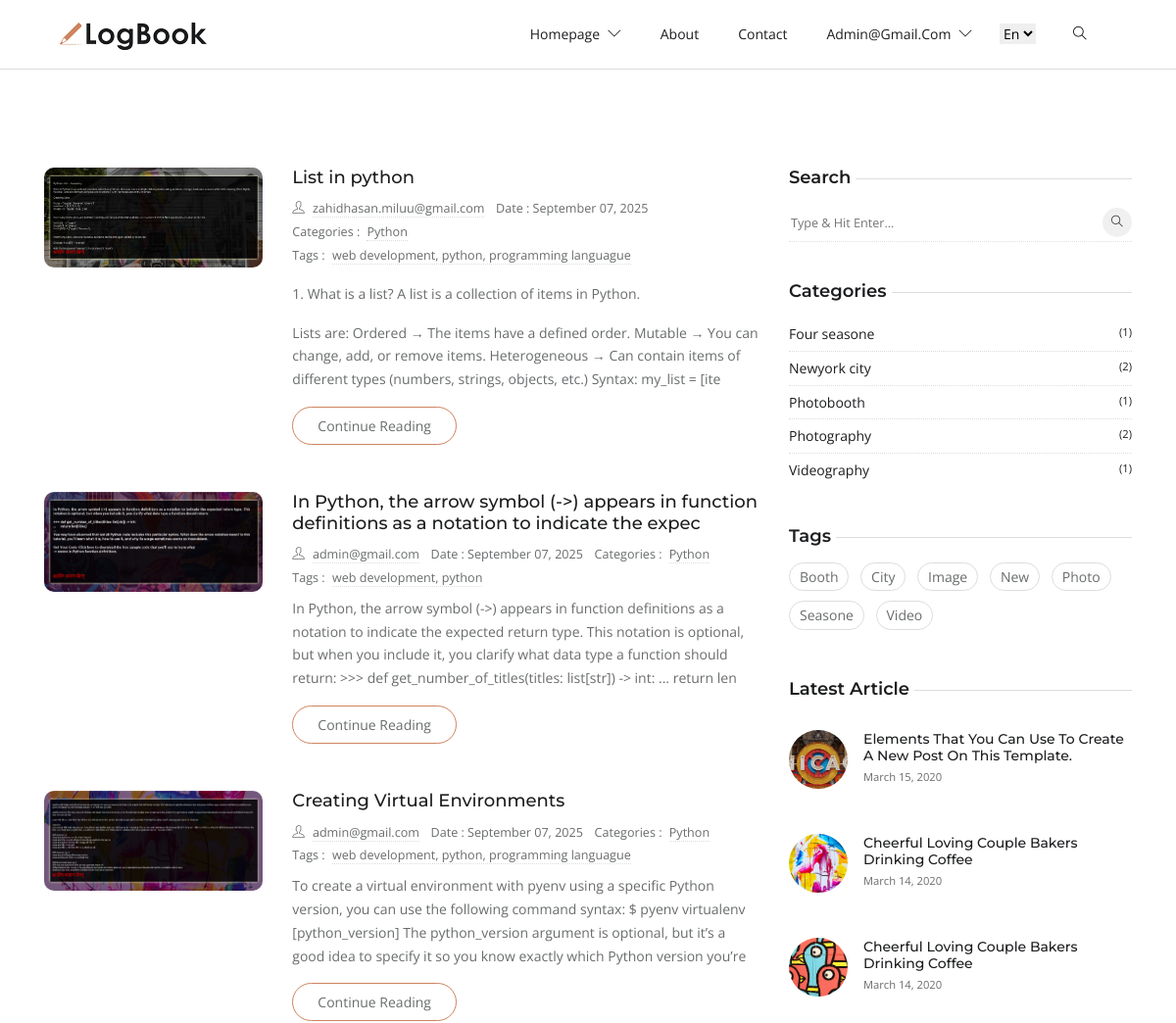
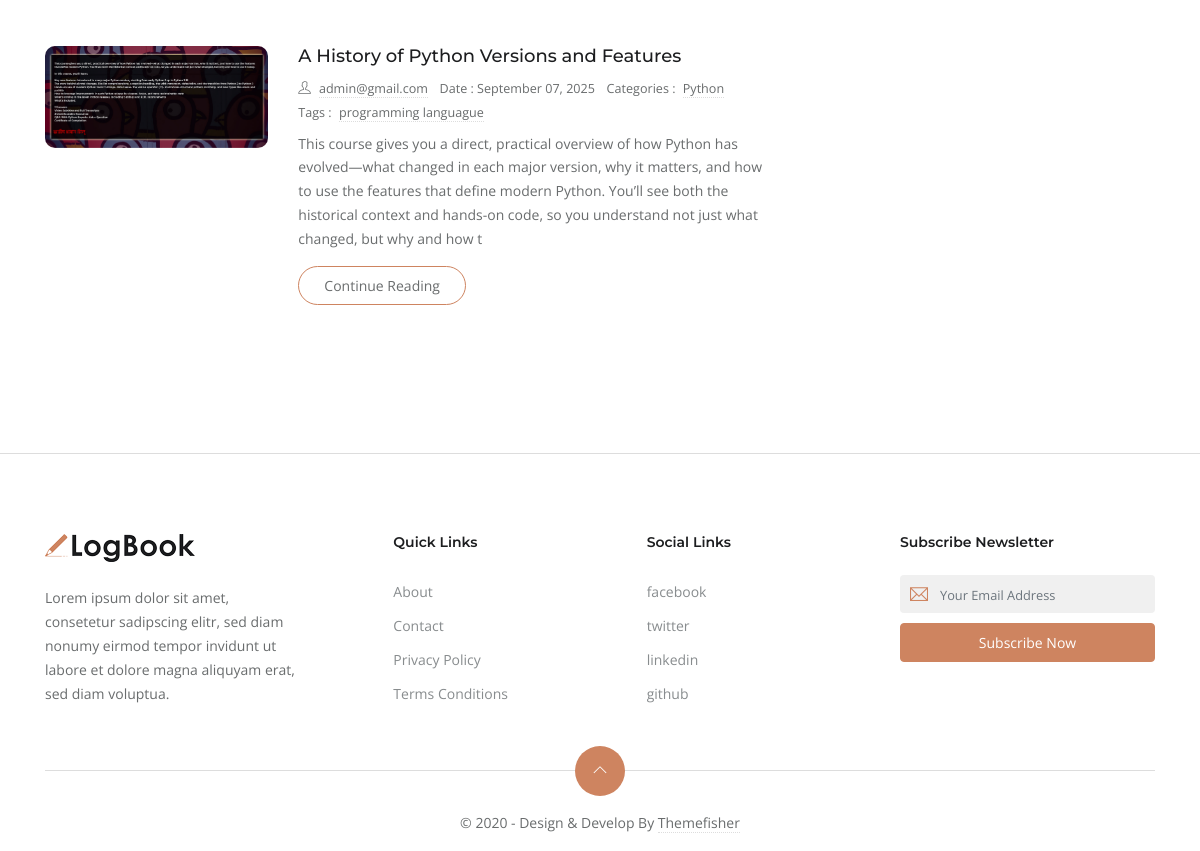
The app's page / (signed in) with its own data (2 pictures, top to bottom).
### app_account/models/managers.py (models this page shows, shortened)
class CustomUser(AbstractUser):
    username = None
    email = models.EmailField(_('email address'), unique=True)
    first_name = models.CharField(_('first name'), max_length=30, blank=True)
    last_name = models.CharField(_('last name'), max_length=30, blank=True)
    is_verified = models.BooleanField(_('is verified'), default=False)
    date_joined = models.DateTimeField(_('date joined'), default=timezone.now)
    created_at = models.DateTimeField(auto_now_add=True)
    updated_at = models.DateTimeField(auto_now=True)
    objects = CustomUserManager()
    USERNAME_FIELD = 'email'
    REQUIRED_FIELDS = []
    class Meta:
        verbose_name = "User"
        verbose_name_plural = "Users"

### app_home/models.py (models this page shows, shortened)
class BlogImage(models.Model):
    blog = models.ForeignKey(Blog, related_name='blog_images', on_delete=models.CASCADE)
    image = models.ImageField(upload_to='blog_images/')

class Blog(models.Model):
    author = models.ForeignKey(
        settings.AUTH_USER_MODEL,  # <-- এখানে fix
        related_name='user_blogs',
        on_delete=models.CASCADE
    )
    title = models.CharField(max_length=100, unique=True)
    slug = models.SlugField(unique=True, blank=True, null=True, max_length=300)
    content = RichTextUploadingField()
    category = models.ForeignKey(Category, related_name='category_blogs', on_delete=models.CASCADE)
    tags = models.ManyToManyField(Tag, related_name='tag_blogs')
    created_date = models.DateTimeField(auto_now_add=True)
    updated_date = models.DateTimeField(auto_now=True)
    class Meta:
        ordering = ['-created_date']

class Category(models.Model):
    title = models.CharField(max_length=50,unique=True)
    slug = models.SlugField(unique=True, blank=True, null=True, max_length=300)
    def __str__(self):
        return self.title
    class Meta:
        verbose_name = "Category"
        verbose_name_plural = "Categories"

class Tag(models.Model):
    title = models.CharField(max_length=50,unique=True)
    slug = models.SlugField(unique=True, blank=True, null=True, max_length=300)

### app_home/views.py (the view)
# urls.py: path('', HomeView.as_view(), name='home'),
class HomeView(ListView):
    model = Blog
    template_name = 'home.html'  # specify your template
    context_object_name = 'blogs'  # the context variable in template
    def get_queryset(self):
        return Blog.objects.prefetch_related('tags', 'blog_images').all()

### app_home/templatetags/custom_filters.py (called while the page is built)
@register.filter
def limit_characters(value, max_length):
    if len(value) <= max_length:
        return value
    else:
        return value[:max_length]

### templates/home.html
{% extends 'base/base.html' %}
{% load static %}
{% load custom_filters %}
{% block content %}
<section class="section">
	<div class="container">
		<div class="row">
			<div class="col-lg-8  mb-5 mb-lg-0">
				{% for blog in blogs %}
				<article class="row mb-5">
					<div class="col-md-4 mb-4 mb-md-0">
						<div class="post-slider slider-sm">
							{% for j in blog.blog_images.all %}
							<img loading="lazy" src="{{ j.image.url }}" class="img-fluid" alt="post-thumb">
							{% endfor %}
						</div>
					</div>
					<div class="col-md-8">
						<h3 class="h5"><a class="post-title" href="post-elements.html">{{blog.title}}</a></h3>
						<ul class="list-inline post-meta mb-2">
							<li class="list-inline-item"><i class="ti-user mr-2"></i><a href="author.html">{{blog.author.email}}</a>
							</li>
							<li class="list-inline-item">Date : {{ blog.created_date|date:"F d, Y" }}</li>
							<li class="list-inline-item">Categories : <a href="#!" class="ml-1">{{blog.category}}</a>
							</li>
							<li class="list-inline-item">Tags : <a href="#!" class="ml-1">
									{% for tag in blog.tags.all %}
									{{ tag.title }}{% if not forloop.last %}, {% endif %}
									{% endfor %}</a>
							</li>
						</ul>
						<p>{{blog.content|limit_characters:300|safe}}</p> <a href="post-elements.html"
							class="btn btn-outline-primary">Continue
							Reading</a>
					</div>
				</article>
				{% endfor %}
			</div>
			<aside class="col-lg-4">
				<div class="widget">
					<h5 class="widget-title"><span>Search</span></h5>
					<form action="/logbook-hugo/search" class="widget-search">
						<input id="search-query" name="s" type="search" placeholder="Type &amp; Hit Enter...">
						<button type="submit"><i class="ti-search"></i>
						</button>
					</form>
				</div>
				<div class="widget">
					<h5 class="widget-title"><span>Categories</span></h5>
					<ul class="list-unstyled widget-list">
						<li><a href="#!" class="d-flex">Four seasone
								<small class="ml-auto">(1)</small></a>
						</li>
						<li><a href="#!" class="d-flex">Newyork city
								<small class="ml-auto">(2)</small></a>
						</li>
						<li><a href="#!" class="d-flex">Photobooth
								<small class="ml-auto">(1)</small></a>
						</li>
						<li><a href="#!" class="d-flex">Photography
								<small class="ml-auto">(2)</small></a>
						</li>
						<li><a href="#!" class="d-flex">Videography
								<small class="ml-auto">(1)</small></a>
						</li>
					</ul>
				</div>
				<div class="widget">
					<h5 class="widget-title"><span>Tags</span></h5>
					<ul class="list-inline widget-list-inline">
						<li class="list-inline-item"><a href="#!">Booth</a>
						</li>
						<li class="list-inline-item"><a href="#!">City</a>
						</li>
						<li class="list-inline-item"><a href="#!">Image</a>
						</li>
						<li class="list-inline-item"><a href="#!">New</a>
						</li>
						<li class="list-inline-item"><a href="#!">Photo</a>
						</li>
						<li class="list-inline-item"><a href="#!">Seasone</a>
						</li>
						<li class="list-inline-item"><a href="#!">Video</a>
						</li>
					</ul>
				</div>
				<div class="widget">
					<h5 class="widget-title"><span>Latest Article</span></h5>
					<ul class="list-unstyled widget-list">
						<li class="media widget-post align-items-center">
							<a href="post-elements.html">
								<img loading="lazy" class="mr-3" src="{% static 'images/post/post-6.jpg' %}">
							</a>
							<div class="media-body">
								<h5 class="h6 mb-0"><a href="post-elements.html">Elements That You Can Use To Create A
										New Post On
										This Template.</a></h5>
								<small>March 15, 2020</small>
							</div>
						</li>
					</ul>
					<ul class="list-unstyled widget-list">
						<li class="media widget-post align-items-center">
							<a href="post-details-1.html">
								<img loading="lazy" class="mr-3" src="{% static 'images/post/post-1.jpg' %}">
							</a>
							<div class="media-body">
								<h5 class="h6 mb-0"><a href="post-details-1.html">Cheerful Loving Couple Bakers Drinking
										Coffee</a>
								</h5>
								<small>March 14, 2020</small>
							</div>
						</li>
					</ul>
					<ul class="list-unstyled widget-list">
						<li class="media widget-post align-items-center">
							<a href="post-details-2.html">
								<img loading="lazy" class="mr-3" src="{% static 'images/post/post-2.jpg' %}">
							</a>
							<div class="media-body">
								<h5 class="h6 mb-0"><a href="post-details-2.html">Cheerful Loving Couple Bakers Drinking
										Coffee</a>
								</h5>
								<small>March 14, 2020</small>
							</div>
						</li>
					</ul>
				</div>
			</aside>
		</div>
	</div>
</section>
{% endblock content %}

### templates/base/base.html (shortened to what this page needs)
<!DOCTYPE html>
{% load static %}
<html lang="en-us">
<head>
   <link rel="stylesheet" href="{% static 'plugins/bootstrap/bootstrap.min.css' %}">
   <link rel="stylesheet" href="{% static 'plugins/themify-icons/themify-icons.css' %}">
   <link rel="stylesheet" href="{% static 'plugins/slick/slick.css' %}">
   <link rel="stylesheet" href="{% static 'css/style.css' %}">
</head>
<body>
   <header class="sticky-top bg-white border-bottom border-default">
      <div class="container">
         <nav class="navbar navbar-expand-lg navbar-white">
            <a class="navbar-brand" href="index.html">
               <img class="img-fluid" width="150px" src="{% static 'images/logo.png' %}" alt="LogBook">
            </a>
            <div class="collapse navbar-collapse text-center" id="navigation">
               <ul class="navbar-nav ml-auto">
                  <li class="nav-item dropdown">
                     <a class="nav-link" href="#" role="button" data-toggle="dropdown" aria-haspopup="true"
                        aria-expanded="false">
                        homepage <i class="ti-angle-down ml-1"></i>
                     </a>
                  </li>
                  <li class="nav-item">
                     <a class="nav-link" href="about.html">About</a>
                  </li>
                  <li class="nav-item">
                     <a class="nav-link" href="contact.html">Contact</a>
                  </li>
                  <li class="nav-item dropdown">
                     <a class="nav-link" href="#" role="button" data-toggle="dropdown" aria-haspopup="true"
                        aria-expanded="false">{{user.email}} <i class="ti-angle-down ml-1"></i>
                     </a>
                  </li>
               </ul>
               <select class="m-2 border-0" id="select-language">
                  <option id="en" value="about/" selected>En</option>
               </select>
               <div class="search px-4">
                  <button id="searchOpen" class="search-btn"><i class="ti-search"></i></button>
               </div>
            </div>
         </nav>
      </div>
   </header>
   {% block content %}
   {% endblock content %}
   <footer class="section-sm pb-0 border-top border-default">
      <div class="container">
         <div class="row justify-content-between">
            <div class="col-md-3 mb-4">
               <a class="mb-4 d-block" href="index.html">
                  <img class="img-fluid" width="150px" src="{% static 'images/logo.png' %}" alt="LogBook">
               </a>
               <p>Lorem ipsum dolor sit amet, consetetur sadipscing elitr, sed diam nonumy eirmod tempor invidunt ut
                  labore et dolore magna aliquyam erat, sed diam voluptua.</p>
            </div>
            <div class="col-lg-2 col-md-3 col-6 mb-4">
               <h6 class="mb-4">Quick Links</h6>
               <ul class="list-unstyled footer-list">
                  <li><a href="about.html">About</a></li>
                  <li><a href="contact.html">Contact</a></li>
                  <li><a href="privacy-policy.html">Privacy Policy</a></li>
                  <li><a href="terms-conditions.html">Terms Conditions</a></li>
               </ul>
            </div>
            <div class="col-lg-2 col-md-3 col-6 mb-4">
               <h6 class="mb-4">Social Links</h6>
               <ul class="list-unstyled footer-list">
                  <li><a href="#">facebook</a></li>
                  <li><a href="#">twitter</a></li>
                  <li><a href="#">linkedin</a></li>
                  <li><a href="#">github</a></li>
               </ul>
            </div>
            <div class="col-md-3 mb-4">
               <h6 class="mb-4">Subscribe Newsletter</h6>
               <form class="subscription" action="javascript:void(0)" method="post">
                  <div class="position-relative">
                     <i class="ti-email email-icon"></i>
                     <input type="email" class="form-control" placeholder="Your Email Address">
                  </div>
                  <button class="btn btn-primary btn-block rounded" type="submit">Subscribe now</button>
               </form>
            </div>
         </div>
         <div class="scroll-top">
            <a href="javascript:void(0);" id="scrollTop"><i class="ti-angle-up"></i></a>
         </div>
         <div class="text-center">
            <p class="content">&copy; 2020 - Design &amp; Develop By <a href="https://themefisher.com/"
                  target="_blank">Themefisher</a></p>
         </div>
      </div>
   </footer>
</body>
</html>

### static/css/style.css (style rules this page uses)
body { line-height: 1.7; font-family: "Open Sans", sans-serif; -webkit-font-smoothing: antialiased; color: #696c6d; font-size: 14px; }
p, .paragraph { font-weight: 400; color: #696c6d; font-size: 14px; line-height: 1.7; font-family: "Open Sans", sans-serif; }
h1, h2, h3, h4, h5, h6 { color: #1c1d1f; font-family: "Montserrat", sans-serif; font-weight: 600; line-height: 1.2; }
h3, .h3 { font-size: 28px; }
h5, .h5 { font-size: 18px; }
h6, .h6 { font-size: 14px; }
.btn { font-size: 14px; font-family: "Open Sans", sans-serif; text-transform: capitalize; padding: 8px 25px; border-radius: 50px; border: 1px solid; position: relative; z-index: 1; transition: 0.2s ease; }
.btn-primary { background: #ce8460; color: #fff; border-color: #ce8460; }
.btn-outline-primary { background: transparent; color: #696c6d; border-color: #ce8460; }
body { background-color: #fff; overflow-x: hidden; }
img { vertical-align: middle; border: 0; }
a, a:hover, a:focus { text-decoration: none; }
a, button, select { cursor: pointer; transition: 0.2s ease; }
.slick-slide { outline: 0; }
.section { padding-top: 100px; padding-bottom: 100px; }
.section-sm { padding-top: 80px; padding-bottom: 80px; }
.rounded-lg, .post-slider { border-radius: 10px !important; }
.border-default { border-color: #ddd !important; }
.form-control::placeholder { font-size: 80%; }
.nav-item { margin: 0; }
.nav-item .nav-link { text-transform: capitalize; }
.navbar-white .navbar-nav .nav-link { color: #1c1d1f; }
.navbar-expand-lg .navbar-nav .nav-link { padding: 15px 20px; }
.search-btn { border: 0; background: transparent; }
.post-title { color: #1c1d1f; }
.post-meta li { margin-right: 10px; font-size: 90%; }
.post-meta a { color: #696c6d; border-bottom: 1px dotted #ddd; }
.post-slider { overflow: hidden; margin-bottom: 20px; }
.post-slider img { border-radius: inherit; }
.content * { word-break: break-word; overflow-wrap: break-word; }
.content a { color: #696c6d; border-bottom: 1px dotted #ddd; }
.widget { background: #fff; margin-bottom: 40px; }
.widget-title { position: relative; margin-bottom: 15px; }
.widget-title span { background: #fff; position: relative; padding-right: 5px; z-index: 1; }
.widget-title::before { position: absolute; content: ""; right: 0; height: 1px; width: 100%; background: #ddd; top: 50%; }
.widget-search { position: relative; }
.widget-search input { border: 0; border-bottom: 1px dotted #ddd; width: 100%; height: 40px; }
.widget-search input::placeholder { font-size: 90%; }
.widget-search button { height: 30px; width: 30px; line-height: 30px; display: inline-block; padding: 0; background: #f0f0f0; color: #1c1d1f; text-align: center; border-radius: 50%; position: absolute; right: 0; top: 5px; border: 0; font-size: 12px; }
.widget-list li { padding: 5px 0; }
.widget-list li:not(:last-child) { border-bottom: 1px dotted #ddd; }
.widget-list li a { color: #1c1d1f; }
.widget-list-inline li { margin-bottom: 10px; }
.widget-list-inline li a { padding: 2px 10px; border: 1px solid #ddd; border-radius: 40px; display: block; color: #696c6d; }
.widget-post { padding: 15px 0 !important; }
.widget-post img { height: 60px; width: 60px; border-radius: 50%; -o-object-fit: cover; object-fit: cover; }
.footer-list a { display: block; color: #888c8e; padding: 5px 0; }
.subscription .form-control { background-color: #f0f0f0; border: 0; margin-bottom: 10px; padding-left: 40px; }
.subscription .email-icon { position: absolute; left: 10px; top: 10px; font-size: 18px; color: #ce8460; }
.scroll-top { border-top: 1px solid #ddd; position: relative; margin: 20px 0 40px; }
.scroll-top a { position: absolute; top: 50%; left: 50%; transform: translate(-50%, -50%); height: 50px; width: 50px; border-radius: 50%; background-color: #ce8460; color: #fff; text-align: center; line-height: 50px; display: block; }

### records on screen
CustomUser: email "Admin@gmail.com"
Blog: title "List in python", author.email "zahidhasan.miluu@gmail.com", created_date "September 07, 2025", category "Python", content|limit_characters "1. What is a list? A list is a collection of items in Python. Lists are: Ordered → The items have a defined order. Mutable → You can change, add, or remove items. Heterogeneous → Can contain items of different types (numbers, strings, objects, etc.) Syntax: my_list = [ite"
BlogImage: image (picture)
Tag: title "web development"
Tag: title "python"
Tag: title "programming languague"
Blog: title "In Python, the arrow symbol (->) appears in function definitions as a notation to indicate the expec", author.email "admin@gmail.com", created_date "September 07, 2025", category "Python", content|limit_characters "In Python, the arrow symbol (->) appears in function definitions as a notation to indicate the expected return type. This notation is optional, but when you include it, you clarify what data type a function should return: >>> def get_number_of_titles(titles: list[str]) -> int: ... return len"
BlogImage: image (picture)
Blog: title "Creating Virtual Environments", author.email "admin@gmail.com", created_date "September 07, 2025", category "Python", content|limit_characters "To create a virtual environment with pyenv using a specific Python version, you can use the following command syntax: $ pyenv virtualenv [python_version] The python_version argument is optional, but it’s a good idea to specify it so you know exactly which Python version you’re"
BlogImage: image (picture)
Blog: title "A History of Python Versions and Features", author.email "admin@gmail.com", created_date "September 07, 2025", category "Python", content|limit_characters "This course gives you a direct, practical overview of how Python has evolved—what changed in each major version, why it matters, and how to use the features that define modern Python. You’ll see both the historical context and hands-on code, so you understand not just what changed, but why and how t"
BlogImage: image (picture)
